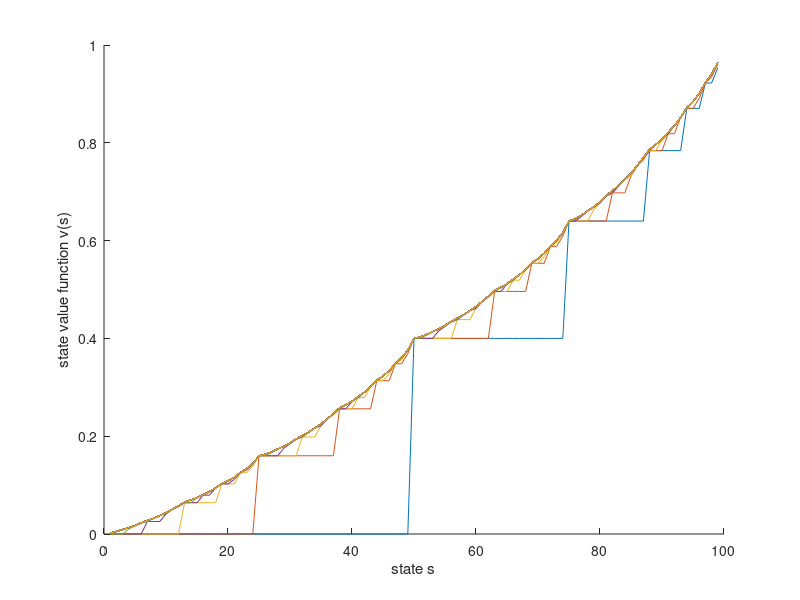

Write the MATLAB code that produced this figure.
clear; clc;
% You bet a sum of money on a coin flip according to a policy. Your goal is
% to eventually win a certain amount of money and learn a policy maximizing
% the probability of doing this. You flip a coin whose probability of
% landing heads is not necessarily 50% and you may only bet on heads.

goal = 100;
starting_bank = 10;
probability_of_heads = 40 / 100;

V = zeros(goal - 1, 1);
A = (1 : 50)';
S = (1 : goal - 1)';

pssa = [probability_of_heads, 1 - probability_of_heads]'; % p(s'|s,a)

hold on

% value iteration
learner_is_converging = true;
count = 0;
while learner_is_converging
    for s = S'
        v = [0; V; 0];
        A_s = A(1 : min(s, goal - s));
        r = zeros(2, length(A));
        r(1, A_s(end)) = s + A_s(end) == goal;
        
        % max_a(E[R_t+1 + y * v_k(S_t+1)|S_t = s, A_t = a])
        % max_a(?_r,s' p(s',r|s,a)(r + y v(s')))
        % max_a(?_r,s' p(r|s',s,a)p(s'|s,a)(r + y v(s')))
        % max_a(?_s' p(s'|s,a)(r + y v(s')))
        
        for a = A_s'
            s_next = [s + a; s - a];
            V(s) = max(pssa' * (r + v(s_next * ones(1, length(r)) + 1)));
        end
    end
    if count > 50
        learner_is_converging = false;
    end
    plot(S, V)
    count = count + 1;
end

hold off

xlabel('state s')
ylabel('state value function v(s)')

% bank = starting_bank;
% 
% while bank < 100 && bank > 0
%     % Use all available information to determine the amount to gamble.
%     % Bank will be reduced appropriately
%     [bank, stake] = ai_make_bet(bank, goal, probability_of_heads);
%     
%     % Return true if coin lands heads
%     heads = flip_coin(probability_of_heads);
%     
%     % Increase bank if you won
%     bank = bank + 2 * heads * stake;
% end
% 
% if bank >= 100
%     fprintf('You win\n')
%     reward = reward + 1;
% else
%     fprintf('You lose\n')
% end
